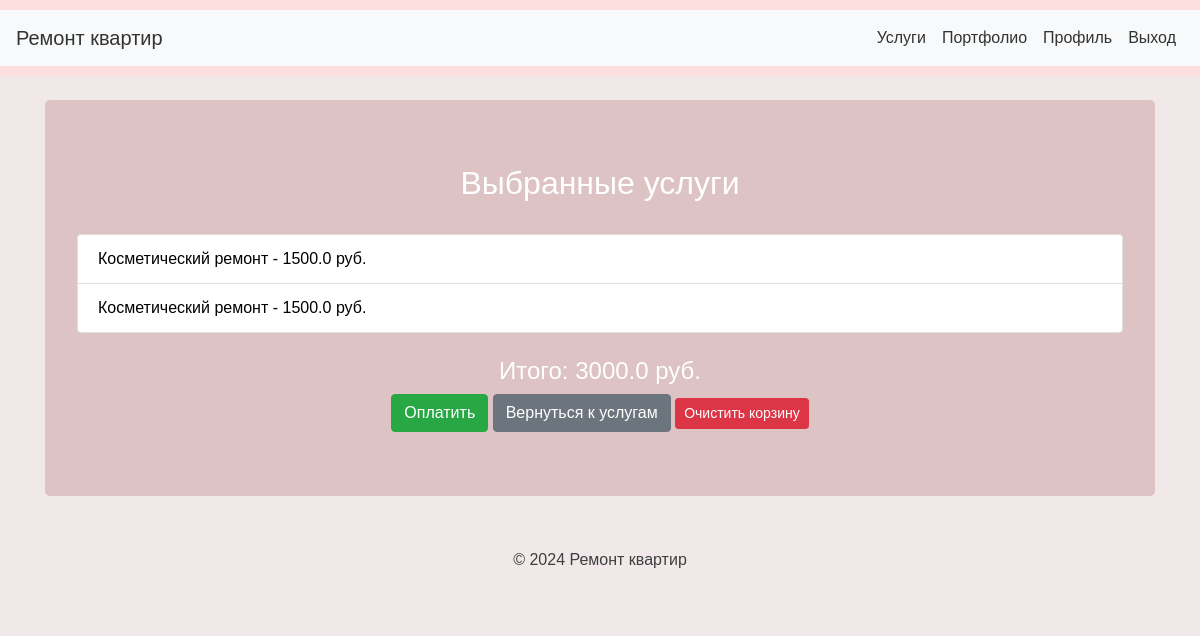
Page /cart (signed in) on the committed database.
### app/models.py (models this page shows)
class Order(db.Model):
    id = db.Column(db.Integer, primary_key=True)
    user_id = db.Column(db.Integer, db.ForeignKey('user.id'), nullable=False)
    service_id = db.Column(db.Integer, db.ForeignKey('service.id'), nullable=False)
    status = db.Column(db.String(20))  # pending, completed, cancelled
    created_at = db.Column(db.DateTime, default=db.func.current_timestamp())

class Service(db.Model):
    id = db.Column(db.Integer, primary_key=True)
    name = db.Column(db.String(100), nullable=False)
    description = db.Column(db.Text)
    price = db.Column(db.Float)
    orders = db.relationship('Order', backref='service', lazy=True)

### app/views.py (the view)
@app.route('/cart')
@login_required
def cart():
    form = OrderForm()
    orders = Order.query.filter_by(user_id=current_user.id).all()
    total_price = sum(order.service.price for order in orders)
    return render_template('cart.html', orders=orders, total_price=total_price, form=form)

### app/__init__.py (called while the page is built)
@login_manager.user_loader
def load_user(user_id):
    return User.query.get(int(user_id))

@app.before_request
def before_request():
    if 'theme' not in session:
        session['theme'] = 'light'  # Установите тему по умолчанию

### templates/cart.html (shortened to what this page needs)
{% extends "base.html" %}
{% block content %}
<div class="jumbotron text-center">
<h2>Выбранные услуги</h2>
<br>
{% if orders %}
<ul class="list-group">
    {% for order in orders %}
        <li style='color: #000' class="list-group-item d-flex justify-content-between align-items-center">
            {{ order.service.name }} - {{ order.service.price }} руб.
        </li>
    {% endfor %}
</ul>
<br>
<h4>Итого: {{ total_price }} руб.</h4>
<a href="{{ url_for('checkout') }}" class="btn btn-success">Оплатить</a>
<a href="{{ url_for('services') }}" class="btn btn-secondary">Вернуться к услугам</a>
<form action="{{ url_for('cart_clear') }}" method="POST" style="display:inline;">
    <button type="submit" class="btn btn-danger btn-sm">Очистить корзину</button>
</form>
{% else %}
<p>Ваша корзина пуста.</p>
<a href="{{ url_for('services') }}" class="btn btn-primary">Вернуться к услугам</a>
{% endif %}
</div>
{% endblock %}

### static/styles.css (style rules this page uses)
body { font-family: 'Arial', sans-serif; background-color: #f1e9e9; color: #333; }
.jumbotron { background-color: #ddc3c3; color: white; }

### rows in the picture
Order: service.name "Косметический ремонт", service.price "1500.0"
Order: service.name "Косметический ремонт", service.price "1500.0"

### other values in the picture
{{ total_price }} "3000.0"
